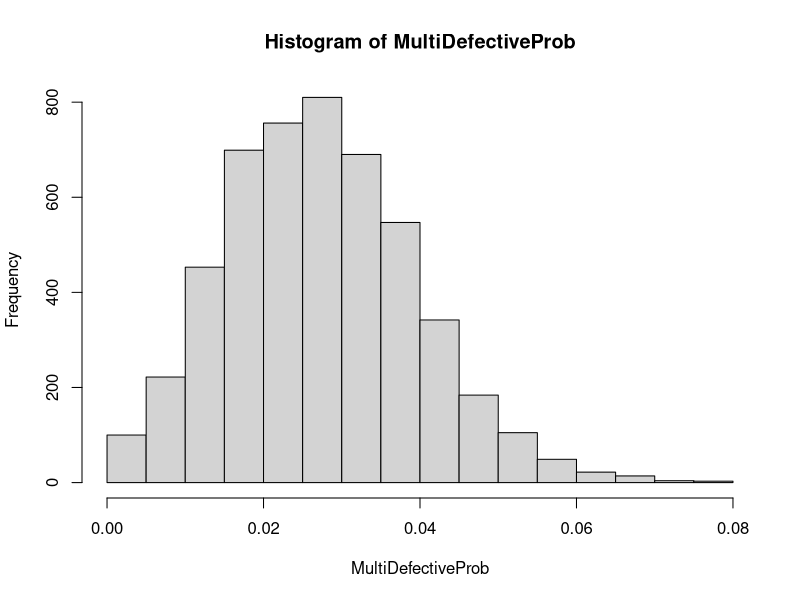

Source code (R): (Note: this script raises an error after producing the figure.)
## ---- chunk 1
knitr::opts_chunk$set(echo = TRUE)
## ---- chunk 2
getDefectiveProb <- function(p_1,p_2,num.N1,num.N2,num.sample){
    N1 = rbinom(n = num.N1, size = 1, prob = p_1)
    N2 = rbinom(n = num.N2, size = 1, prob = p_2)
    N = c(N1,N2)
    prob = sum(sample(N,num.sample))/num.sample
    return (prob)
}
## ---- chunk 3
p_1 = 0.05
p_2 = 0.02
num.N1 = 10000
num.N2 = 20000
num.sample = 200
simulation = 5000

MultiDefectiveProb = replicate(simulation, 
                               getDefectiveProb(p_1,p_2,num.N1,num.N2,num.sample))

## ---- chunk 4
hist(MultiDefectiveProb)
## ---- chunk 5
mean(MultiDefectiveProb)
## ---- chunk 6
quantile(MultiDefectiveProb,probs = c(0.025, 0.975))
## ---- chunk 7
library(parallel)
RepParallel <- function(n, expr, simplify = "array",...){
  mc <- getOption("mc.cores", detectCores())
  answer <-
    mclapply(integer(n), eval.parent(substitute(function(...) expr)),mc.cores = mc,...)
  if (!identical(simplify, FALSE) && length(answer))
    return(simplify2array(answer, higher = (simplify == "array")))
  else return(answer)
}
## ---- chunk 8
getlessThanEProb <- function(N1,N2,p,e,simulation,sample){
  prob = mean(replicate(simulation, abs(getDefectiveProb(p,p,N1,N2,sample)-p)<e))
  return (prob)
}
## ---- chunk 9
getSampleNum <- function(p,e,N1,N2){
  top = N1+N2
  button = 1
  while(button<top){
    pin_sample = ceiling((top-button)/2+button)
    pin_Pr = mean(RepParallel(20,getlessThanEProb(N1,N2,p,e,30,pin_sample)))
    if (pin_Pr > 0.95){
      top = pin_sample - 1
    }
    else{
      button = pin_sample + 1
    }
  }
  return (top)
}
## ---- chunk 10
N1 = 10000
N2 = 20000
p = 0.1
e = 0.05
simulation = 100

getSampleNum(p,e,N1,N2)
## ---- chunk 11
sample.distribution = replicate(simulation, getSampleNum(p,e,N1,N2))
## ---- chunk 12
hist(sample.distribution)
## ---- chunk 13
ceiling(mean(sample.distribution))
